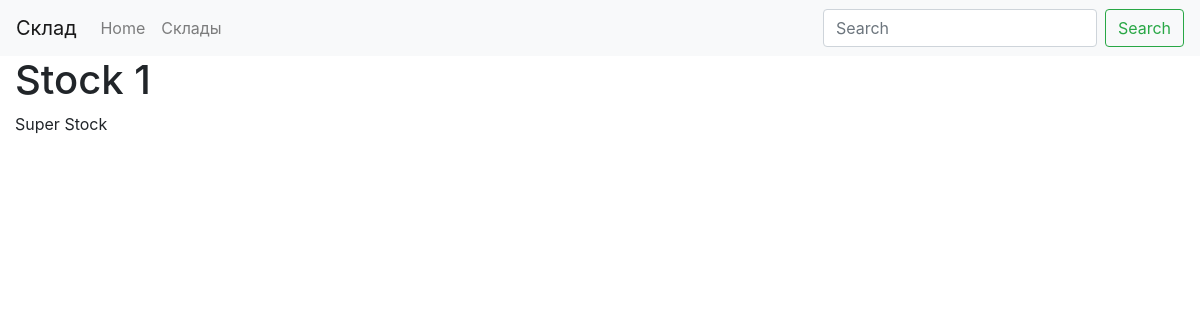
The app's page /stock/default-slug/, older data.
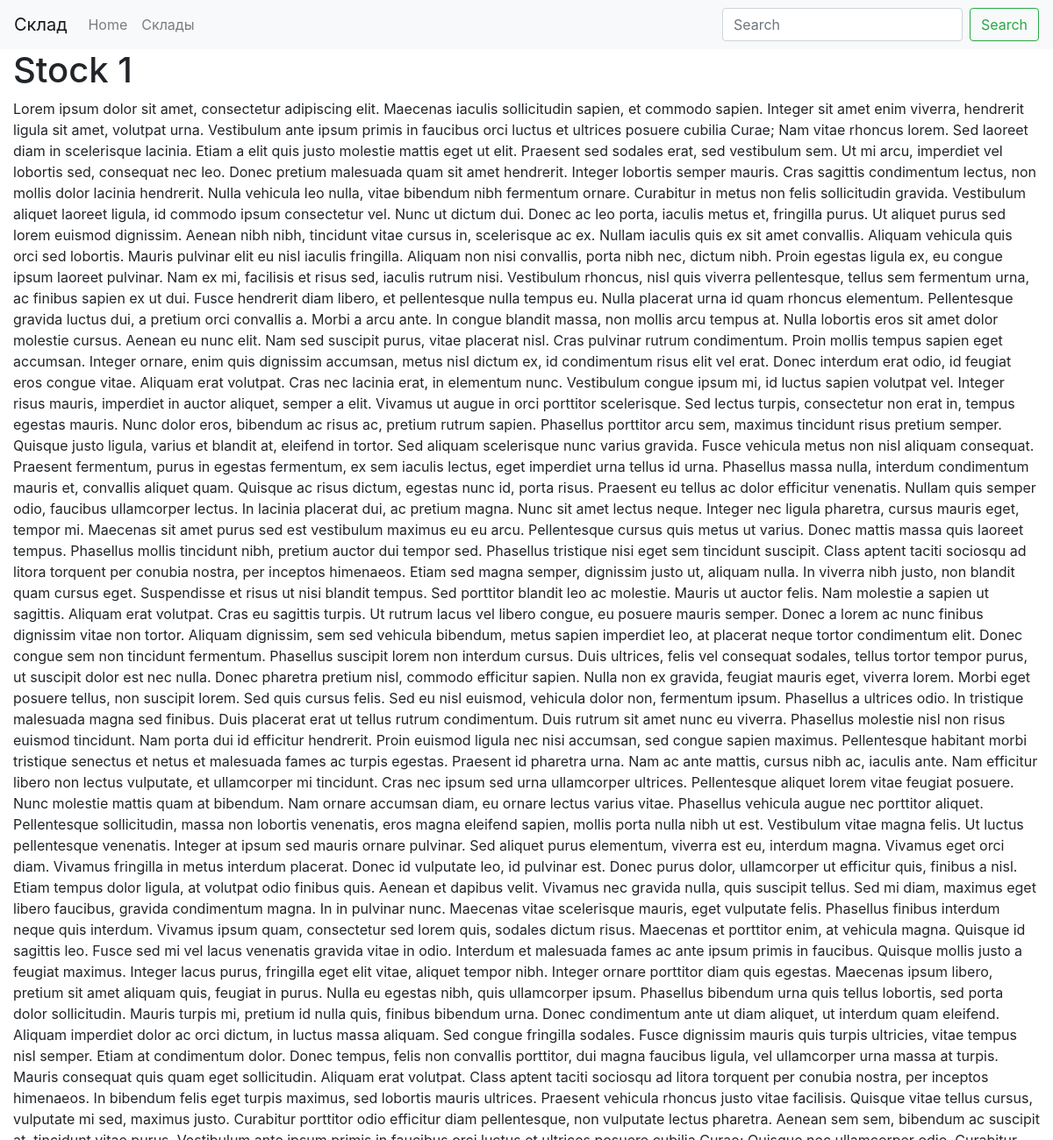
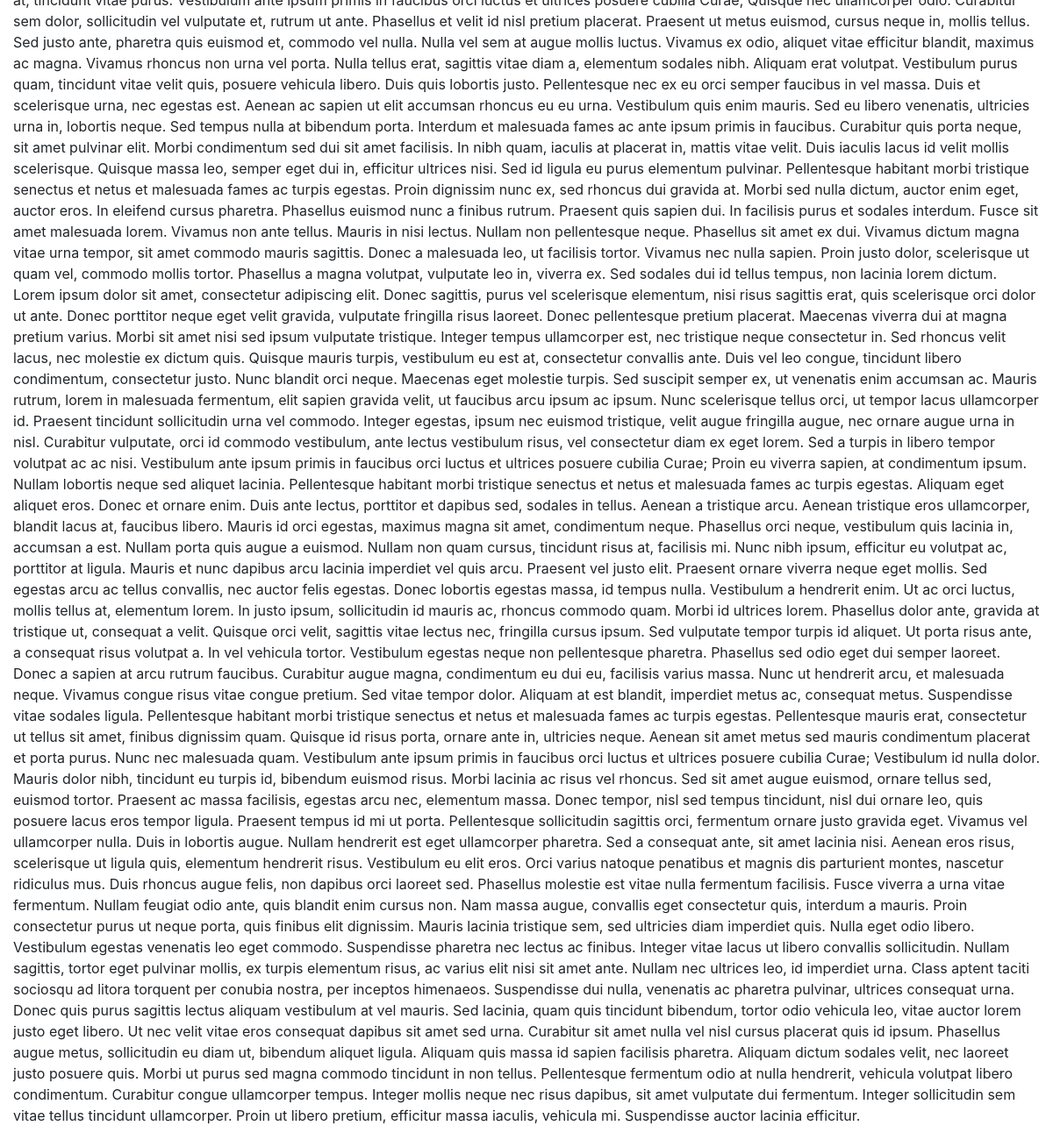
The same page, newer data (2 pictures, top to bottom).
### stock/models.py (models this page shows, shortened)
class StockItem(models.Model): #stockitem_set.all()
	contractor = models.ForeignKey(User, default=1, on_delete=models.SET_NULL, null=True)
	title = models.CharField(max_length=120)
	slug = models.SlugField(unique=True) # hello world -> hello-world
	content = models.TextField(null=True, blank=True)

### stock/views.py (the view)
# urls.py: path('<str:slug>/', stock_item_detail_view),
def stock_item_detail_view(request, slug):
	obj = get_object_or_404(StockItem, slug=slug)
	template_name = 'stock_item/detail.html'
	context = {"object": obj}
	return render(request, template_name, context)

### stock/templates/stock_item/detail.html (shortened to what this page needs)
{% extends "base.html" %}
{% block content %}
<h1>{{ object.title }}</h1>
<p>{{ object.content }}</p>
{% endblock %}

### templates/base.html (shortened to what this page needs)
<!doctype html>
<html lang="en">
  <head>
    <link rel="stylesheet" href="https://stackpath.bootstrapcdn.com/bootstrap/4.3.1/css/bootstrap.min.css">
  </head>
  <body>
    {% include 'navbar.html' %}
    <div class='container-fluid'>
      {% block content %}{% endblock %}
    </div>
  </body>
</html>

### templates/navbar.html (shortened to what this page needs)
<nav class="navbar navbar-expand-lg navbar-light bg-light">
  <a class="navbar-brand" href="/">Склад</a>
  <div class="collapse navbar-collapse" id="navbarSupportedContent">
    <ul class="navbar-nav mr-auto">
      <li class="nav-item">
        <a class="nav-link" href="/">Home</a>
      </li>
      <li class="nav-item">
        <a class="nav-link" href="/stock">Склады</a>
      </li>
    </ul>
    <form class="form-inline my-2 my-lg-0">
      <input class="form-control mr-sm-2" type="search" placeholder="Search" aria-label="Search">
      <button class="btn btn-outline-success my-2 my-sm-0" type="submit">Search</button>
    </form>
  </div>
</nav>

Row changes from the older to the newer data that the page shows:
changed StockItem "Stock 1": content "Super Stock" → "Lorem ipsum dolor sit amet, consectetur adipiscing elit. Maecenas iaculis sollicitudin sapien, et commodo sapien. Integer sit amet enim viverra, hendrerit ligula sit amet, volutpat urna. Vestibulum ante ipsum primis in faucibus orci luctus et ultrices posuere cubilia Curae; Nam vitae rhoncus lorem. Sed laoreet diam in scelerisque lacinia. Etiam a elit quis justo molestie mattis eget ut elit. Praesent sed sodales erat, sed vestibulum sem. Ut mi arcu, imperdiet vel lobortis sed, consequat nec leo. Donec pretium malesuada quam sit amet hendrerit. Integer lobortis semper mauris. Cras sagittis condimentum lectus, non mollis dolor lacinia hendrerit. Nulla vehicula leo nulla, vitae bibendum nibh…"
